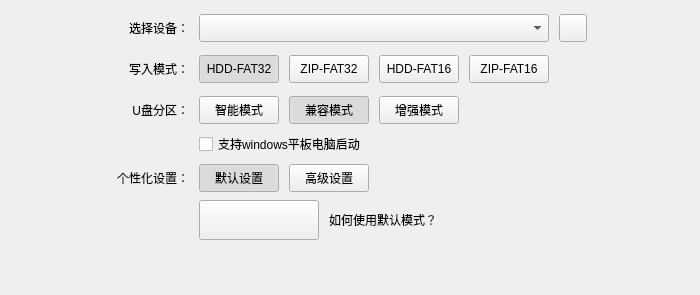
<?xml version="1.0" encoding="UTF-8"?>
<ui version="4.0">
 <class>FormDefaultStyle</class>
 <widget class="QWidget" name="FormDefaultStyle">
  <property name="geometry">
   <rect>
    <x>0</x>
    <y>0</y>
    <width>700</width>
    <height>295</height>
   </rect>
  </property>
  <property name="sizePolicy">
   <sizepolicy hsizetype="Fixed" vsizetype="Fixed">
    <horstretch>0</horstretch>
    <verstretch>0</verstretch>
   </sizepolicy>
  </property>
  <property name="windowTitle">
   <string>Form</string>
  </property>
  <widget class="QWidget" name="verticalLayoutWidget">
   <property name="geometry">
    <rect>
     <x>-1</x>
     <y>9</y>
     <width>726</width>
     <height>291</height>
    </rect>
   </property>
   <layout class="QVBoxLayout" name="verticalLayout">
    <property name="spacing">
     <number>3</number>
    </property>
    <property name="bottomMargin">
     <number>0</number>
    </property>
    <item>
     <layout class="QHBoxLayout" name="horizontalLayout">
      <property name="spacing">
       <number>10</number>
      </property>
      <property name="leftMargin">
       <number>0</number>
      </property>
      <property name="topMargin">
       <number>5</number>
      </property>
      <property name="rightMargin">
       <number>0</number>
      </property>
      <property name="bottomMargin">
       <number>5</number>
      </property>
      <item>
       <widget class="QLabel" name="label">
        <property name="sizePolicy">
         <sizepolicy hsizetype="Fixed" vsizetype="Fixed">
          <horstretch>190</horstretch>
          <verstretch>0</verstretch>
         </sizepolicy>
        </property>
        <property name="minimumSize">
         <size>
          <width>190</width>
          <height>0</height>
         </size>
        </property>
        <property name="layoutDirection">
         <enum>Qt::RightToLeft</enum>
        </property>
        <property name="styleSheet">
         <string notr="true"/>
        </property>
        <property name="text">
         <string>选择设备：</string>
        </property>
        <property name="alignment">
         <set>Qt::AlignRight|Qt::AlignTrailing|Qt::AlignVCenter</set>
        </property>
       </widget>
      </item>
      <item>
       <widget class="QComboBox" name="comboBox_select_device">
        <property name="sizePolicy">
         <sizepolicy hsizetype="Fixed" vsizetype="Fixed">
          <horstretch>150</horstretch>
          <verstretch>0</verstretch>
         </sizepolicy>
        </property>
        <property name="minimumSize">
         <size>
          <width>350</width>
          <height>28</height>
         </size>
        </property>
        <property name="styleSheet">
         <string notr="true">font: 75 10pt &quot;微软雅黑&quot;;
font-color::rgb(153, 153, 153);</string>
        </property>
       </widget>
      </item>
      <item>
       <widget class="QPushButton" name="pushButton_more">
        <property name="sizePolicy">
         <sizepolicy hsizetype="Fixed" vsizetype="Fixed">
          <horstretch>28</horstretch>
          <verstretch>28</verstretch>
         </sizepolicy>
        </property>
        <property name="minimumSize">
         <size>
          <width>28</width>
          <height>28</height>
         </size>
        </property>
        <property name="maximumSize">
         <size>
          <width>28</width>
          <height>28</height>
         </size>
        </property>
       </widget>
      </item>
      <item>
       <spacer name="horizontalSpacer">
        <property name="orientation">
         <enum>Qt::Horizontal</enum>
        </property>
        <property name="sizeHint" stdset="0">
         <size>
          <width>40</width>
          <height>20</height>
         </size>
        </property>
       </spacer>
      </item>
     </layout>
    </item>
    <item>
     <layout class="QHBoxLayout" name="horizontalLayout_3">
      <property name="spacing">
       <number>10</number>
      </property>
      <property name="leftMargin">
       <number>0</number>
      </property>
      <property name="topMargin">
       <number>5</number>
      </property>
      <property name="rightMargin">
       <number>0</number>
      </property>
      <property name="bottomMargin">
       <number>5</number>
      </property>
      <item>
       <widget class="QLabel" name="label_2">
        <property name="sizePolicy">
         <sizepolicy hsizetype="Fixed" vsizetype="Fixed">
          <horstretch>190</horstretch>
          <verstretch>0</verstretch>
         </sizepolicy>
        </property>
        <property name="minimumSize">
         <size>
          <width>190</width>
          <height>0</height>
         </size>
        </property>
        <property name="maximumSize">
         <size>
          <width>190</width>
          <height>199</height>
         </size>
        </property>
        <property name="layoutDirection">
         <enum>Qt::RightToLeft</enum>
        </property>
        <property name="styleSheet">
         <string notr="true"/>
        </property>
        <property name="text">
         <string>写入模式：</string>
        </property>
        <property name="alignment">
         <set>Qt::AlignRight|Qt::AlignTrailing|Qt::AlignVCenter</set>
        </property>
       </widget>
      </item>
      <item>
       <widget class="QPushButton" name="pushButton_hddfat32">
        <property name="sizePolicy">
         <sizepolicy hsizetype="Fixed" vsizetype="Fixed">
          <horstretch>40</horstretch>
          <verstretch>0</verstretch>
         </sizepolicy>
        </property>
        <property name="minimumSize">
         <size>
          <width>80</width>
          <height>28</height>
         </size>
        </property>
        <property name="maximumSize">
         <size>
          <width>50</width>
          <height>16777215</height>
         </size>
        </property>
        <property name="styleSheet">
         <string notr="true"/>
        </property>
        <property name="text">
         <string>HDD-FAT32</string>
        </property>
        <property name="checkable">
         <bool>true</bool>
        </property>
        <property name="checked">
         <bool>true</bool>
        </property>
       </widget>
      </item>
      <item>
       <widget class="QPushButton" name="pushButton_zipfat32">
        <property name="sizePolicy">
         <sizepolicy hsizetype="Fixed" vsizetype="Fixed">
          <horstretch>80</horstretch>
          <verstretch>28</verstretch>
         </sizepolicy>
        </property>
        <property name="minimumSize">
         <size>
          <width>80</width>
          <height>28</height>
         </size>
        </property>
        <property name="styleSheet">
         <string notr="true"/>
        </property>
        <property name="text">
         <string>ZIP-FAT32</string>
        </property>
        <property name="checkable">
         <bool>true</bool>
        </property>
       </widget>
      </item>
      <item>
       <widget class="QPushButton" name="pushButton_hddfat16">
        <property name="sizePolicy">
         <sizepolicy hsizetype="Fixed" vsizetype="Fixed">
          <horstretch>80</horstretch>
          <verstretch>28</verstretch>
         </sizepolicy>
        </property>
        <property name="minimumSize">
         <size>
          <width>80</width>
          <height>28</height>
         </size>
        </property>
        <property name="styleSheet">
         <string notr="true"/>
        </property>
        <property name="text">
         <string>HDD-FAT16</string>
        </property>
        <property name="checkable">
         <bool>true</bool>
        </property>
       </widget>
      </item>
      <item>
       <widget class="QPushButton" name="pushButton_zipfat16">
        <property name="sizePolicy">
         <sizepolicy hsizetype="Fixed" vsizetype="Fixed">
          <horstretch>80</horstretch>
          <verstretch>28</verstretch>
         </sizepolicy>
        </property>
        <property name="minimumSize">
         <size>
          <width>80</width>
          <height>28</height>
         </size>
        </property>
        <property name="styleSheet">
         <string notr="true"/>
        </property>
        <property name="text">
         <string>ZIP-FAT16</string>
        </property>
        <property name="checkable">
         <bool>true</bool>
        </property>
       </widget>
      </item>
      <item>
       <spacer name="horizontalSpacer_2">
        <property name="orientation">
         <enum>Qt::Horizontal</enum>
        </property>
        <property name="sizeHint" stdset="0">
         <size>
          <width>40</width>
          <height>20</height>
         </size>
        </property>
       </spacer>
      </item>
     </layout>
    </item>
    <item>
     <layout class="QHBoxLayout" name="horizontalLayout_2">
      <property name="spacing">
       <number>10</number>
      </property>
      <property name="leftMargin">
       <number>0</number>
      </property>
      <property name="topMargin">
       <number>5</number>
      </property>
      <property name="rightMargin">
       <number>0</number>
      </property>
      <property name="bottomMargin">
       <number>5</number>
      </property>
      <item>
       <widget class="QLabel" name="label_3">
        <property name="sizePolicy">
         <sizepolicy hsizetype="Fixed" vsizetype="Fixed">
          <horstretch>190</horstretch>
          <verstretch>0</verstretch>
         </sizepolicy>
        </property>
        <property name="minimumSize">
         <size>
          <width>190</width>
          <height>0</height>
         </size>
        </property>
        <property name="layoutDirection">
         <enum>Qt::RightToLeft</enum>
        </property>
        <property name="styleSheet">
         <string notr="true"/>
        </property>
        <property name="text">
         <string>U盘分区：</string>
        </property>
        <property name="alignment">
         <set>Qt::AlignRight|Qt::AlignTrailing|Qt::AlignVCenter</set>
        </property>
       </widget>
      </item>
      <item>
       <widget class="QPushButton" name="pushButton_auto">
        <property name="sizePolicy">
         <sizepolicy hsizetype="Fixed" vsizetype="Fixed">
          <horstretch>80</horstretch>
          <verstretch>28</verstretch>
         </sizepolicy>
        </property>
        <property name="minimumSize">
         <size>
          <width>80</width>
          <height>28</height>
         </size>
        </property>
        <property name="maximumSize">
         <size>
          <width>80</width>
          <height>28</height>
         </size>
        </property>
        <property name="styleSheet">
         <string notr="true"/>
        </property>
        <property name="text">
         <string>智能模式</string>
        </property>
        <property name="checkable">
         <bool>true</bool>
        </property>
       </widget>
      </item>
      <item>
       <widget class="QPushButton" name="pushButton_compat">
        <property name="sizePolicy">
         <sizepolicy hsizetype="Fixed" vsizetype="Fixed">
          <horstretch>80</horstretch>
          <verstretch>28</verstretch>
         </sizepolicy>
        </property>
        <property name="minimumSize">
         <size>
          <width>80</width>
          <height>28</height>
         </size>
        </property>
        <property name="maximumSize">
         <size>
          <width>80</width>
          <height>28</height>
         </size>
        </property>
        <property name="styleSheet">
         <string notr="true"/>
        </property>
        <property name="text">
         <string>兼容模式</string>
        </property>
        <property name="checkable">
         <bool>true</bool>
        </property>
        <property name="checked">
         <bool>true</bool>
        </property>
       </widget>
      </item>
      <item>
       <widget class="QPushButton" name="pushButton_enhance">
        <property name="sizePolicy">
         <sizepolicy hsizetype="Fixed" vsizetype="Fixed">
          <horstretch>80</horstretch>
          <verstretch>28</verstretch>
         </sizepolicy>
        </property>
        <property name="minimumSize">
         <size>
          <width>80</width>
          <height>28</height>
         </size>
        </property>
        <property name="maximumSize">
         <size>
          <width>80</width>
          <height>28</height>
         </size>
        </property>
        <property name="styleSheet">
         <string notr="true"/>
        </property>
        <property name="text">
         <string>增强模式</string>
        </property>
        <property name="checkable">
         <bool>true</bool>
        </property>
       </widget>
      </item>
      <item>
       <spacer name="horizontalSpacer_3">
        <property name="orientation">
         <enum>Qt::Horizontal</enum>
        </property>
        <property name="sizeHint" stdset="0">
         <size>
          <width>40</width>
          <height>20</height>
         </size>
        </property>
       </spacer>
      </item>
     </layout>
    </item>
    <item>
     <layout class="QHBoxLayout" name="horizontalLayout_4">
      <property name="spacing">
       <number>10</number>
      </property>
      <property name="leftMargin">
       <number>200</number>
      </property>
      <item>
       <widget class="QCheckBox" name="checkBox_support_win10_pad">
        <property name="sizePolicy">
         <sizepolicy hsizetype="Fixed" vsizetype="Fixed">
          <horstretch>0</horstretch>
          <verstretch>0</verstretch>
         </sizepolicy>
        </property>
        <property name="styleSheet">
         <string notr="true"/>
        </property>
        <property name="text">
         <string>支持windows平板电脑启动</string>
        </property>
       </widget>
      </item>
      <item>
       <spacer name="horizontalSpacer_5">
        <property name="orientation">
         <enum>Qt::Horizontal</enum>
        </property>
        <property name="sizeHint" stdset="0">
         <size>
          <width>40</width>
          <height>20</height>
         </size>
        </property>
       </spacer>
      </item>
     </layout>
    </item>
    <item>
     <layout class="QHBoxLayout" name="horizontalLayout_5">
      <property name="spacing">
       <number>10</number>
      </property>
      <property name="leftMargin">
       <number>0</number>
      </property>
      <property name="topMargin">
       <number>5</number>
      </property>
      <property name="rightMargin">
       <number>0</number>
      </property>
      <property name="bottomMargin">
       <number>5</number>
      </property>
      <item>
       <widget class="QLabel" name="label_4">
        <property name="sizePolicy">
         <sizepolicy hsizetype="Fixed" vsizetype="Fixed">
          <horstretch>0</horstretch>
          <verstretch>0</verstretch>
         </sizepolicy>
        </property>
        <property name="minimumSize">
         <size>
          <width>190</width>
          <height>0</height>
         </size>
        </property>
        <property name="layoutDirection">
         <enum>Qt::RightToLeft</enum>
        </property>
        <property name="styleSheet">
         <string notr="true"/>
        </property>
        <property name="text">
         <string>个性化设置：</string>
        </property>
        <property name="alignment">
         <set>Qt::AlignRight|Qt::AlignTrailing|Qt::AlignVCenter</set>
        </property>
       </widget>
      </item>
      <item>
       <widget class="QPushButton" name="pushButton_personal_default">
        <property name="sizePolicy">
         <sizepolicy hsizetype="Fixed" vsizetype="Fixed">
          <horstretch>80</horstretch>
          <verstretch>28</verstretch>
         </sizepolicy>
        </property>
        <property name="minimumSize">
         <size>
          <width>80</width>
          <height>28</height>
         </size>
        </property>
        <property name="maximumSize">
         <size>
          <width>80</width>
          <height>28</height>
         </size>
        </property>
        <property name="styleSheet">
         <string notr="true"/>
        </property>
        <property name="text">
         <string>默认设置</string>
        </property>
        <property name="checkable">
         <bool>true</bool>
        </property>
        <property name="checked">
         <bool>true</bool>
        </property>
       </widget>
      </item>
      <item>
       <widget class="QPushButton" name="pushButton_personal_advance">
        <property name="sizePolicy">
         <sizepolicy hsizetype="Fixed" vsizetype="Fixed">
          <horstretch>80</horstretch>
          <verstretch>28</verstretch>
         </sizepolicy>
        </property>
        <property name="minimumSize">
         <size>
          <width>80</width>
          <height>28</height>
         </size>
        </property>
        <property name="maximumSize">
         <size>
          <width>80</width>
          <height>28</height>
         </size>
        </property>
        <property name="styleSheet">
         <string notr="true"/>
        </property>
        <property name="text">
         <string>高级设置</string>
        </property>
        <property name="checkable">
         <bool>true</bool>
        </property>
       </widget>
      </item>
      <item>
       <spacer name="horizontalSpacer_4">
        <property name="orientation">
         <enum>Qt::Horizontal</enum>
        </property>
        <property name="sizeHint" stdset="0">
         <size>
          <width>40</width>
          <height>20</height>
         </size>
        </property>
       </spacer>
      </item>
     </layout>
    </item>
    <item>
     <layout class="QHBoxLayout" name="horizontalLayout_6">
      <property name="spacing">
       <number>10</number>
      </property>
      <property name="leftMargin">
       <number>200</number>
      </property>
      <property name="rightMargin">
       <number>150</number>
      </property>
      <item>
       <widget class="QPushButton" name="pushButton_start_make">
        <property name="sizePolicy">
         <sizepolicy hsizetype="Fixed" vsizetype="Fixed">
          <horstretch>120</horstretch>
          <verstretch>40</verstretch>
         </sizepolicy>
        </property>
        <property name="minimumSize">
         <size>
          <width>120</width>
          <height>40</height>
         </size>
        </property>
        <property name="maximumSize">
         <size>
          <width>120</width>
          <height>40</height>
         </size>
        </property>
        <property name="text">
         <string/>
        </property>
       </widget>
      </item>
      <item>
       <widget class="QLabel" name="label_5">
        <property name="cursor">
         <cursorShape>PointingHandCursor</cursorShape>
        </property>
        <property name="styleSheet">
         <string notr="true"/>
        </property>
        <property name="text">
         <string>如何使用默认模式？</string>
        </property>
       </widget>
      </item>
      <item>
       <spacer name="horizontalSpacer_6">
        <property name="orientation">
         <enum>Qt::Horizontal</enum>
        </property>
        <property name="sizeHint" stdset="0">
         <size>
          <width>40</width>
          <height>20</height>
         </size>
        </property>
       </spacer>
      </item>
     </layout>
    </item>
    <item>
     <spacer name="verticalSpacer">
      <property name="orientation">
       <enum>Qt::Vertical</enum>
      </property>
      <property name="sizeHint" stdset="0">
       <size>
        <width>20</width>
        <height>40</height>
       </size>
      </property>
     </spacer>
    </item>
   </layout>
  </widget>
 </widget>
 <resources/>
 <connections/>
</ui>
